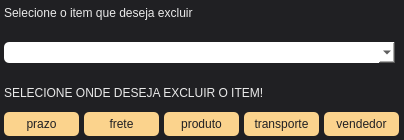
<?xml version="1.0" encoding="UTF-8"?>
<ui version="4.0">
 <class>MainWindowDeleteBox</class>
 <widget class="QMainWindow" name="MainWindowDeleteBox">
  <property name="geometry">
   <rect>
    <x>0</x>
    <y>0</y>
    <width>404</width>
    <height>140</height>
   </rect>
  </property>
  <property name="minimumSize">
   <size>
    <width>404</width>
    <height>140</height>
   </size>
  </property>
  <property name="maximumSize">
   <size>
    <width>404</width>
    <height>140</height>
   </size>
  </property>
  <property name="windowTitle">
   <string>MainWindow</string>
  </property>
  <property name="styleSheet">
   <string notr="true">background-color: rgb(32, 32, 35);</string>
  </property>
  <widget class="QWidget" name="centralwidget">
   <widget class="QComboBox" name="comboBox_item_delete">
    <property name="geometry">
     <rect>
      <x>4</x>
      <y>42</y>
      <width>391</width>
      <height>21</height>
     </rect>
    </property>
    <property name="styleSheet">
     <string notr="true">background-color: rgb(255, 255, 255);
color: rgb(0, 0, 0);
border-radius: 5px;</string>
    </property>
   </widget>
   <widget class="QLabel" name="label_28">
    <property name="geometry">
     <rect>
      <x>4</x>
      <y>2</y>
      <width>211</width>
      <height>21</height>
     </rect>
    </property>
    <property name="styleSheet">
     <string notr="true">color: rgb(234, 234, 234);
font: 10pt &quot;Segoe UI&quot;;
background-color: none;</string>
    </property>
    <property name="text">
     <string>Selecione o item que deseja excluir</string>
    </property>
   </widget>
   <widget class="QPushButton" name="botao_excluir_prazo">
    <property name="geometry">
     <rect>
      <x>4</x>
      <y>112</y>
      <width>75</width>
      <height>24</height>
     </rect>
    </property>
    <property name="toolTip">
     <string>excluir item em prazo</string>
    </property>
    <property name="styleSheet">
     <string notr="true">QPushButton:hover{
	background-color: #f6ad55;
	border: 5px solid #f6ad55;
	color: rgb(32, 32, 35);
	border-radius: 5px;
}

QPushButton {
   color: rgb(32, 32, 35);
   border-radius: 5px;
   background-color: rgb(251, 211, 141);
}</string>
    </property>
    <property name="text">
     <string>prazo</string>
    </property>
   </widget>
   <widget class="QPushButton" name="botao_excluir_frete">
    <property name="geometry">
     <rect>
      <x>84</x>
      <y>112</y>
      <width>75</width>
      <height>24</height>
     </rect>
    </property>
    <property name="toolTip">
     <string>excluir item em frete</string>
    </property>
    <property name="styleSheet">
     <string notr="true">QPushButton:hover{
	background-color: #f6ad55;
	border: 5px solid #f6ad55;
	color: rgb(32, 32, 35);
	border-radius: 5px;
}

QPushButton {
   color: rgb(32, 32, 35);
   border-radius: 5px;
   background-color: rgb(251, 211, 141);
}</string>
    </property>
    <property name="text">
     <string>frete</string>
    </property>
   </widget>
   <widget class="QPushButton" name="botao_excluir_produto">
    <property name="geometry">
     <rect>
      <x>164</x>
      <y>112</y>
      <width>75</width>
      <height>24</height>
     </rect>
    </property>
    <property name="toolTip">
     <string>excluir item em produto</string>
    </property>
    <property name="styleSheet">
     <string notr="true">QPushButton:hover{
	background-color: #f6ad55;
	border: 5px solid #f6ad55;
	color: rgb(32, 32, 35);
	border-radius: 5px;
}

QPushButton {
   color: rgb(32, 32, 35);
   border-radius: 5px;
   background-color: rgb(251, 211, 141);
}</string>
    </property>
    <property name="text">
     <string>produto</string>
    </property>
   </widget>
   <widget class="QPushButton" name="botao_excluir_transporte">
    <property name="geometry">
     <rect>
      <x>244</x>
      <y>112</y>
      <width>75</width>
      <height>24</height>
     </rect>
    </property>
    <property name="toolTip">
     <string>excluir item em transporte</string>
    </property>
    <property name="styleSheet">
     <string notr="true">QPushButton:hover{
	background-color: #f6ad55;
	border: 5px solid #f6ad55;
	color: rgb(32, 32, 35);
	border-radius: 5px;
}

QPushButton {
   color: rgb(32, 32, 35);
   border-radius: 5px;
   background-color: rgb(251, 211, 141);
}</string>
    </property>
    <property name="text">
     <string>transporte</string>
    </property>
   </widget>
   <widget class="QPushButton" name="botao_excluir_vendedor">
    <property name="geometry">
     <rect>
      <x>324</x>
      <y>112</y>
      <width>75</width>
      <height>24</height>
     </rect>
    </property>
    <property name="toolTip">
     <string>excluir item em vendedor</string>
    </property>
    <property name="styleSheet">
     <string notr="true">QPushButton:hover{
	background-color: #f6ad55;
	border: 5px solid #f6ad55;
	color: rgb(32, 32, 35);
	border-radius: 5px;
}

QPushButton {
   color: rgb(32, 32, 35);
   border-radius: 5px;
   background-color: rgb(251, 211, 141);
}</string>
    </property>
    <property name="text">
     <string>vendedor</string>
    </property>
   </widget>
   <widget class="QLabel" name="label_29">
    <property name="geometry">
     <rect>
      <x>4</x>
      <y>82</y>
      <width>261</width>
      <height>21</height>
     </rect>
    </property>
    <property name="styleSheet">
     <string notr="true">color: rgb(234, 234, 234);
font: 10pt &quot;Segoe UI&quot;;
background-color: none;</string>
    </property>
    <property name="text">
     <string>SELECIONE ONDE DESEJA EXCLUIR O ITEM!</string>
    </property>
   </widget>
  </widget>
 </widget>
 <resources/>
 <connections/>
</ui>
